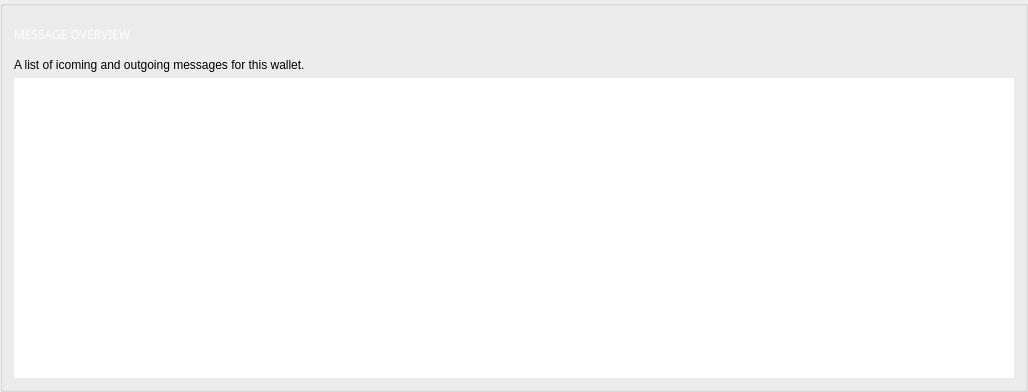
       <widget class="QGroupBox" name="messageBox">
        <property name="styleSheet">
         <string notr="true"/>
        </property>
        <property name="title">
         <string/>
        </property>
        <layout class="QVBoxLayout" name="verticalLayout_5">
         <item>
          <widget class="QLabel" name="title_messageOverview">
           <property name="minimumSize">
            <size>
             <width>300</width>
             <height>35</height>
            </size>
           </property>
           <property name="maximumSize">
            <size>
             <width>300</width>
             <height>35</height>
            </size>
           </property>
           <property name="font">
            <font>
             <family>Poppins</family>
            </font>
           </property>
           <property name="styleSheet">
            <string notr="true">color: #fff;
background: transparent;


border: none;
text-align: left;
</string>
           </property>
           <property name="text">
            <string>MESSAGE OVERVIEW</string>
           </property>
           <property name="textFormat">
            <enum>Qt::AutoText</enum>
           </property>
          </widget>
         </item>
         <item>
          <widget class="QLabel" name="label_4">
           <property name="text">
            <string>A list of icoming and outgoing messages for this wallet. </string>
           </property>
          </widget>
         </item>
         <item>
          <widget class="QTreeView" name="m_messagesView">
           <property name="minimumSize">
            <size>
             <width>1000</width>
             <height>300</height>
            </size>
           </property>
           <property name="maximumSize">
            <size>
             <width>16777215</width>
             <height>16777215</height>
            </size>
           </property>
           <property name="font">
            <font>
             <family>Poppins</family>
            </font>
           </property>
           <property name="styleSheet">
            <string notr="true">QHeaderView::section {
    color: white;
    font-weight: bold;
    background-color: #212121;
    
    border-top: none;
    
     border-bottom: 1px solid #444;
       height: 37px;
}

QTreeView {
    
border: none;
    color: #ccc;

    height: 37px;
background-color: #212121;
}

QTreeView::item {
    
    color: #ccc;
    
    height: 37px;
}

QTreeView::branch:selected {
  background-color: pink;

  color: black;
}

QWidget:item:selected {
    
background-color: #555555;

  color: #ccc;
}

border: none;


color: #ccc;
</string>
           </property>
           <property name="frameShape">
            <enum>QFrame::NoFrame</enum>
           </property>
           <property name="frameShadow">
            <enum>QFrame::Plain</enum>
           </property>
           <property name="sizeAdjustPolicy">
            <enum>QAbstractScrollArea::AdjustIgnored</enum>
           </property>
           <property name="editTriggers">
            <set>QAbstractItemView::AnyKeyPressed|QAbstractItemView::CurrentChanged|QAbstractItemView::EditKeyPressed|QAbstractItemView::SelectedClicked</set>
           </property>
           <property name="alternatingRowColors">
            <bool>false</bool>
           </property>
           <property name="rootIsDecorated">
            <bool>false</bool>
           </property>
           <property name="uniformRowHeights">
            <bool>true</bool>
           </property>
           <property name="itemsExpandable">
            <bool>true</bool>
           </property>
           <property name="sortingEnabled">
            <bool>false</bool>
           </property>
           <attribute name="headerCascadingSectionResizes">
            <bool>true</bool>
           </attribute>
           <attribute name="headerShowSortIndicator" stdset="0">
            <bool>false</bool>
           </attribute>
          </widget>
         </item>
        </layout>
       </widget>
